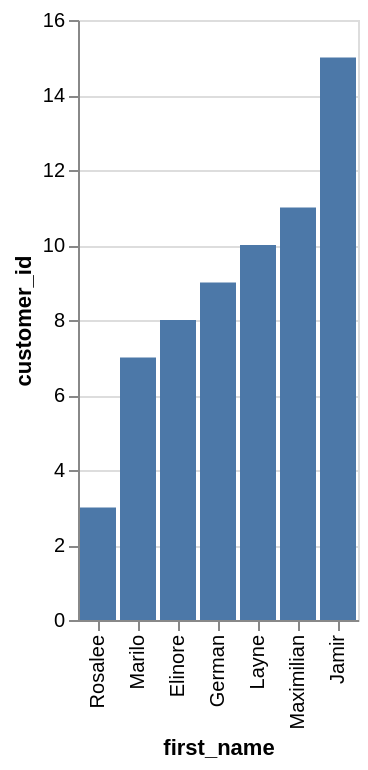

Here is the Vega-Lite specification saved for this chart:
### Vega-Lite specification from a JSON file in a GitHub repository (floating-point values rounded to 4 significant figures)
{"data": {"values": [{"x_data": "Rosalee", "y_data": 3}, {"x_data": "Marilo", "y_data": 7}, {"x_data": "Elinore", "y_data": 8}, {"x_data": "German", "y_data": 9}, {"x_data": "Layne", "y_data": 10}, {"x_data": "Maximilian", "y_data": 11}, {"x_data": "Jamir", "y_data": 15}]}, "mark": "bar", "encoding": {"x": {"field": "x_data", "type": "nominal", "title": "first_name", "sort": {"op": "sum", "field": "y_data", "order": "ascending"}}, "y": {"field": "y_data", "type": "quantitative", "title": "customer_id"}}}
